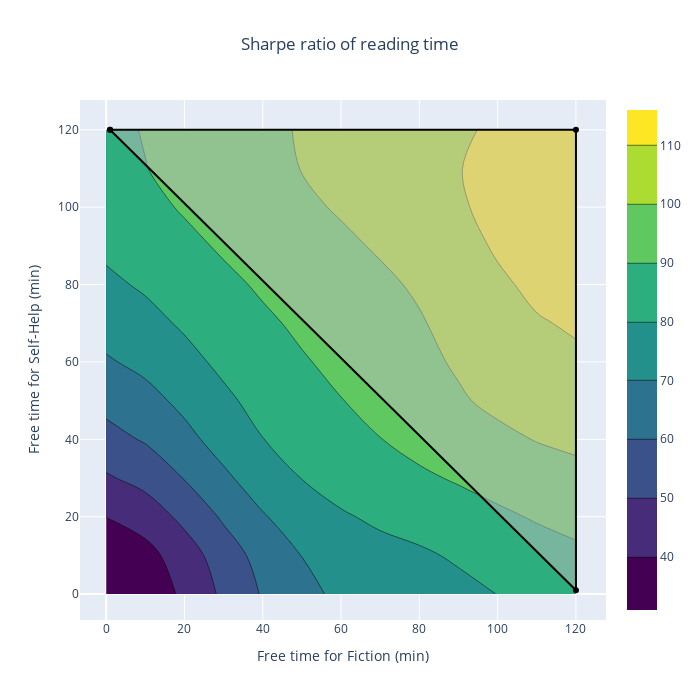

The code cell stored with this chart in its notebook:
### Code cell
plot_reading_for_2d_allocation(
    max_time=120, 
    estimators=regressor, 
    type_estimator="sklearn", 
    sampling_step=10,
    estimator_sd=std_interpolator,
)

### Figure 1 — Plotly figure (JSON) as saved in the notebook; plotly's stock layout.template omitted (floating-point values rounded to 4 significant figures; data arrays with more than 128 entries replaced by an {"elided": "..."} marker saying what was removed)
{"data": [{"colorscale": [[0, "#440154"], [0.1111, "#482878"], [0.2222, "#3e4989"], [0.3333, "#31688e"], [0.4444, "#26828e"], [0.5556, "#1f9e89"], [0.6667, "#35b779"], [0.7778, "#6ece58"], [0.8889, "#b5de2b"], [1, "#fde725"]], "type": "contour", "x": [0, 10, 20, 30, 40, 50, 60, 70, 80, 90, 100, 110, 120], "y": [0, 10, 20, 30, 40, 50, 60, 70, 80, 90, 100, 110, 120], "z": {"elided": "13x13 float values"}}, {"fill": "toself", "fillcolor": "rgba(192, 192, 192, 0.5)", "hoverinfo": "text", "hoveron": "points+fills", "line": {"color": "black"}, "text": "Not available", "type": "scatter", "x": [1, 120, 120, 1], "y": [120, 120, 1, 120]}], "layout": {"autosize": false, "height": 700, "title": {"text": "Sharpe ratio of reading time", "x": 0.5}, "width": 700, "xaxis": {"title": {"text": "Free time for Fiction (min)"}}, "yaxis": {"title": {"text": "Free time for Self-Help (min)"}}}}
